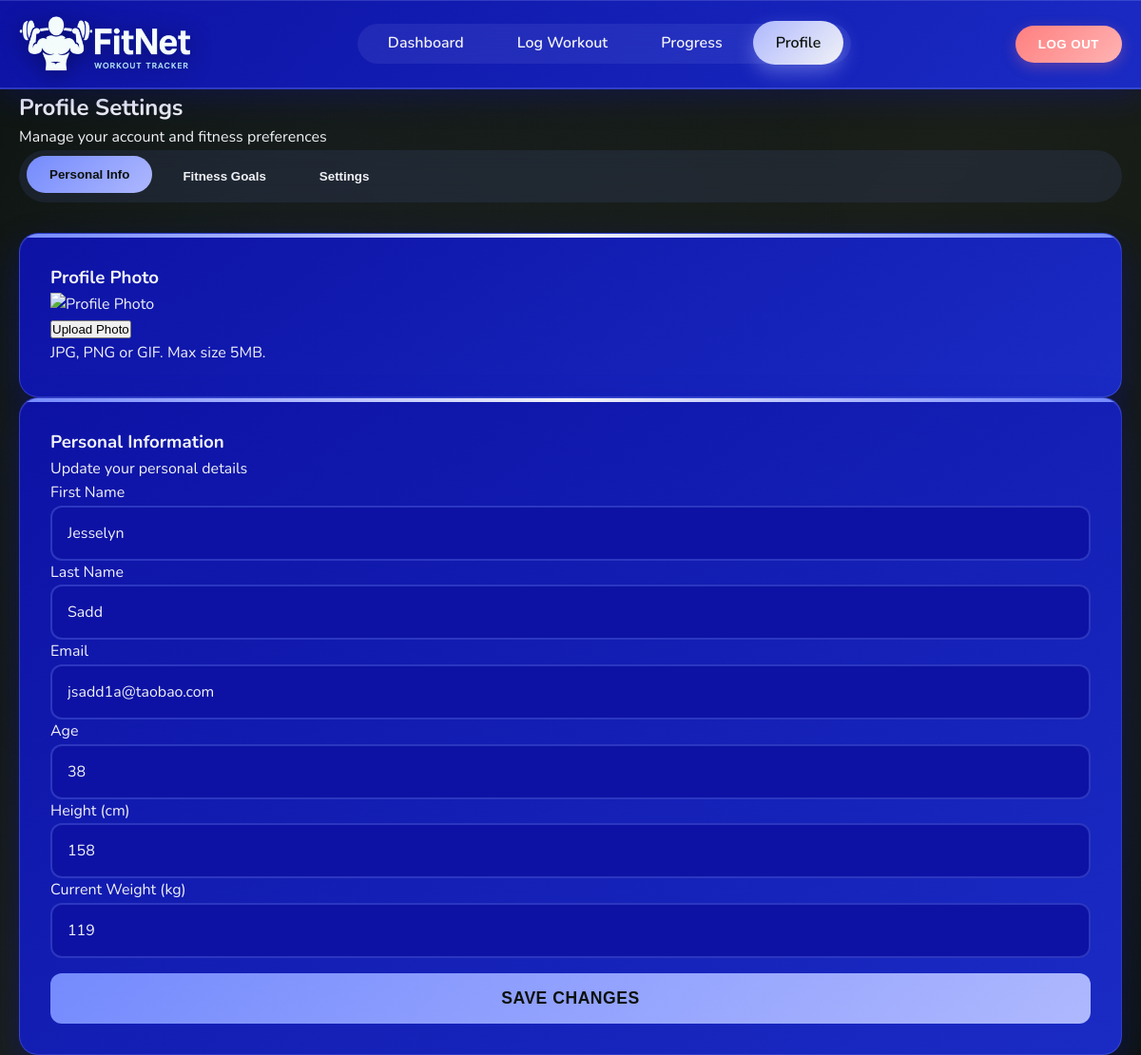
The app's page /profile (signed in) with its own data.
### tables this page shows
CREATE TABLE `Users`(`user_id` TEXT, `first_name` TEXT, `surname` TEXT, `email` TEXT, `password_hash` TEXT, `age` TEXT, "created_at" TEXT);

CREATE TABLE `Progress`(`progress_id` TEXT, `user_id` TEXT, `date` TEXT, `weight_kg` TEXT, `height_cm` TEXT, `body_fat_percentage` TEXT);

### main.py (the view, shortened to what this page needs)
@app.route('/profile', methods=['GET', 'POST'])
def profile():
    if 'user_id' not in session:
        return redirect(url_for('login'))
    conn = get_db_connection()
    user_id = session.get('user_id')
    if not user_id:
        return redirect(url_for('login'))
    try:
        conn.execute('''
            CREATE TABLE IF NOT EXISTS Goals (
                goal_id INTEGER PRIMARY KEY AUTOINCREMENT,
                user_id INTEGER NOT NULL,
                goal_type TEXT NOT NULL,
                goal_name TEXT NOT NULL,
                target_value REAL,
                current_value REAL DEFAULT 0,
                target_date DATE,
                created_at DATETIME DEFAULT (datetime('now')),
                is_completed BOOLEAN DEFAULT 0,
                goal_direction TEXT DEFAULT 'up',
                FOREIGN KEY (user_id) REFERENCES Users(user_id)
            )
        ''')
        try:
            conn.execute('ALTER TABLE Goals ADD COLUMN goal_direction TEXT DEFAULT "up"')
        except sqlite3.OperationalError:
            pass  # Column already exists
        conn.commit()
    except sqlite3.Error as e:
        print(f"Error creating Goals table: {e}")
    user_data = conn.execute(
        "SELECT Users.*, Progress.height_cm, Progress.weight_kg FROM Users "
        "LEFT JOIN Progress ON Users.user_id = Progress.user_id "
        "WHERE Users.user_id = ?",
        (user_id,)
    ).fetchone()
    goals = []
    try:
        goals = conn.execute(
            'SELECT * FROM Goals WHERE user_id = ? ORDER BY created_at DESC',
            (user_id,)
        ).fetchall()
    except sqlite3.Error as e:
        print(f"Error fetching goals: {e}")
        goals = []
    conn.close()
    return render_template('profile.html', user_data=user_data, goals=goals)

### main.py (called while the page is built, shortened)
def get_db_connection():
    conn = sqlite3.connect('database/data_source.db')
    conn.row_factory = sqlite3.Row
    return conn

@app.template_filter('goal_progress')
def goal_progress_filter(goal):
    target_value = goal['target_value'] if 'target_value' in goal else None
    if not target_value or target_value == 0:
        return 0

@app.template_filter('goal_display_text')
def goal_display_text_filter(goal):
    target_value = goal['target_value'] if 'target_value' in goal else None
    if not target_value:
        return "No target set"

### templates/profile.html (shortened to what this page needs)
<!DOCTYPE html>
<html lang="en">
<head>
    <link rel="stylesheet" href="static/css/dashboard.css">
</head>
<body>
    <header class="header">
        <div class="container">
            <div class="logo">
                <img src="static/images/FitNet Logo.png" alt="FitNet Logo">
            </div>
            <nav class="navigation">
                <ul>
                    <li><a href="/dashboard">Dashboard</a></li>
                    <li><a href="/log-workout">Log Workout</a></li>
                    <li><a href="/progress">Progress</a></li>
                    <li><a href="/profile" class="active">Profile</a></li>
                </ul>
            </nav>
            <div class="actions">
                <button class="logout logout-light-red" onclick="window.location.href='/logout'">Log Out</button>
            </div>
        </div>
    </header>
    <main class="container">
        <div class="profile-header">
            <h2>Profile Settings</h2>
            <p>Manage your account and fitness preferences</p>
        </div>
        <div class="profile-tabs">
            <button class="tab-btn active" data-tab="personal" onclick="showTab('personal')">Personal Info</button>
            <button class="tab-btn" data-tab="goals" onclick="showTab('goals')">Fitness Goals</button>
            <button class="tab-btn" data-tab="settings" onclick="showTab('settings')">Settings</button>
        </div>
        <div class="profile-content">
            <div id="personal-tab" class="profile-tab active">
                <div class="profile-section">
                    <div class="profile-photo-section card">
                        <h3>Profile Photo</h3>
                        <div class="photo-container">
                            <div class="profile-photo">
                                <img src="static/images/default-avatar.jpg" alt="Profile Photo" id="profileImage">
                            </div>
                            <button class="upload-btn">Upload Photo</button>
                            <p class="photo-note">JPG, PNG or GIF. Max size 5MB.</p>
                        </div>
                    </div>
                    <div class="personal-info-section card">
                        <h3>Personal Information</h3>
                        <p>Update your personal details</p>
                        <form method="POST" class="profile-form">
                            <div class="form-row">
                                <div class="form-group">
                                    <label for="first_name">First Name</label>
                                    <input type="text" id="first_name" name="first_name"
                                           value="{{ user_data.first_name if user_data else '' }}" required>
                                </div>
                                <div class="form-group">
                                    <label for="surname">Last Name</label>
                                    <input type="text" id="surname" name="surname"
                                           value="{{ user_data.surname if user_data else '' }}" required>
                                </div>
                            </div>
                            <div class="form-row">
                                <div class="form-group">
                                    <label for="email">Email</label>
                                    <input type="email" id="email" name="email"
                                           value="{{ user_data.email if user_data else '' }}" required>
                                </div>
                                <div class="form-group">
                                    <label for="age">Age</label>
                                    <input type="number" id="age" name="age"
                                           value="{{ user_data.age if user_data else '' }}" required>
                                </div>
                            </div>
                            <div class="form-row">
                                <div class="form-group">
                                    <label for="height">Height (cm)</label>
                                    <input type="number" id="height" name="height"
                                           value="{{ user_data.height_cm if user_data else '' }}" required>
                                </div>
                                <div class="form-group">
                                    <label for="weight">Current Weight (kg)</label>
                                    <input type="number" id="weight" name="weight" step="0.1"
                                           value="{{ user_data.weight_kg if user_data else '' }}" required>
                                </div>
                            </div>
                            <button type="submit" class="save-changes-btn">Save Changes</button>
                        </form>
                    </div>
                </div>
            </div>
        </div>
    </main>
</body>
</html>

### static/css/dashboard.css (style rules this page uses)
* { margin: 0; padding: 0; box-sizing: border-box; }
body { background: linear-gradient(135deg, #0C120C 0%, #1a1f1a 50%, #0C120C 100%); font-family: "Nunito", sans-serif; color: #F1F2F6; line-height: 1.6; min-height: 100vh; position: relative; }
body:before { content: ''; position: fixed; top: 0; left: 0; right: 0; bottom: 0; background: radial-gradient(circle at 25% 25%, rgba(117, 139, 253, 0.05) 0%, transparent 50%), radial-gradient(circle at 75% 75%, rgba(174, 184, 254, 0.05) 0%, transparent 50%); pointer-events: none; z-index: -1; }
.container { max-width: 1200px; margin: 0 auto; padding: 0 20px; }
.header { background: linear-gradient(135deg, #0D12A4 0%, #1a2bc4 100%); padding: 1rem 0; box-shadow: 0 8px 32px rgba(13, 18, 164, 0.3), inset 0 1px 0 rgba(174, 184, 254, 0.2); border-bottom: 2px solid rgba(117, 139, 253, 0.3); position: sticky; top: 0; z-index: 100; backdrop-filter: blur(20px); }
.header .container { display: flex; justify-content: space-between; align-items: center; }
.logo { display: flex; align-items: center; gap: 1rem; }
.logo img { height: 60px; filter: drop-shadow(0 4px 12px rgba(0, 0, 0, 0.4)); }
.navigation ul { display: flex; list-style: none; gap: 0.5rem; background: rgba(174, 184, 254, 0.1); padding: 0.5rem; border-radius: 50px; backdrop-filter: blur(10px); }
.navigation li { position: relative; }
.navigation a { color: #F1F2F6; text-decoration: none; font-weight: 600; padding: 0.75rem 1.5rem; border-radius: 25px; transition: all 0.3s ease; position: relative; overflow: hidden; }
.navigation a:hover, .navigation a.active { color: #0C120C; background: linear-gradient(135deg, #AEB8FE, #F1F2F6); transform: translateY(-2px); box-shadow: 0 8px 20px rgba(174, 184, 254, 0.4); }
.logout { background: linear-gradient(135deg, #758BFD, #AEB8FE); color: #0C120C; border: none; padding: 0.75rem 1.5rem; border-radius: 30px; cursor: pointer; font-weight: 700; transition: all 0.3s ease; text-transform: uppercase; letter-spacing: 0.5px; box-shadow: 0 4px 15px rgba(117, 139, 253, 0.3); }
.logout-light-red { background: linear-gradient(135deg, #ff7f7f, #ffb3b3) !important; color: #FFFFFF !important; box-shadow: 0 4px 15px rgba(255, 127, 127, 0.3) !important; }
.card { background: linear-gradient(145deg, #0D12A4, #1a2bc4); border-radius: 20px; padding: 2rem; box-shadow: 0 15px 35px rgba(13, 18, 164, 0.4), inset 0 1px 0 rgba(174, 184, 254, 0.2); transition: all 0.4s ease; border: 1px solid rgba(117, 139, 253, 0.3); position: relative; overflow: hidden; }
.card:before { content: ''; position: absolute; top: 0; left: 0; right: 0; height: 4px; background: linear-gradient(90deg, #758BFD, #AEB8FE, #F1F2F6, #AEB8FE, #758BFD); border-radius: 20px 20px 0 0; }
.form-group input, .form-group select, .form-group textarea { width: 100%; padding: 1rem; border: 2px solid rgba(117, 139, 253, 0.3); border-radius: 12px; font-size: 1rem; font-family: "Nunito", sans-serif; background: #0D12A4; color: #F1F2F6; transition: all 0.3s ease; backdrop-filter: blur(10px); }
.tab-btn { padding: 0.75rem 1.5rem; border: none; background: transparent; color: #F1F2F6; border-radius: 25px; cursor: pointer; transition: all 0.3s ease; font-weight: 600; }
.tab-btn.active, .tab-btn:hover { background: linear-gradient(135deg, #758BFD, #AEB8FE); color: #0C120C; transform: translateY(-2px); }
.profile-tabs { display: flex; gap: 0.5rem; margin-bottom: 2rem; background: rgba(117, 139, 253, 0.1); padding: 0.5rem; border-radius: 50px; backdrop-filter: blur(10px); }
.profile-tab { display: none; }
.profile-tab.active { display: block; }
.add-goal-btn, .save-changes-btn { background: linear-gradient(135deg, #758BFD, #AEB8FE); color: #0C120C; border: none; padding: 1rem 2rem; border-radius: 12px; font-size: 1.1rem; font-weight: 700; cursor: pointer; transition: all 0.3s ease; text-transform: uppercase; letter-spacing: 0.5px; width: 100%; margin-top: 1rem; }

### records on screen
Users: first_name "Jesselyn", surname "Sadd", email "jsadd1a@taobao.com", age "38"
Progress: height "158", weight "119"
